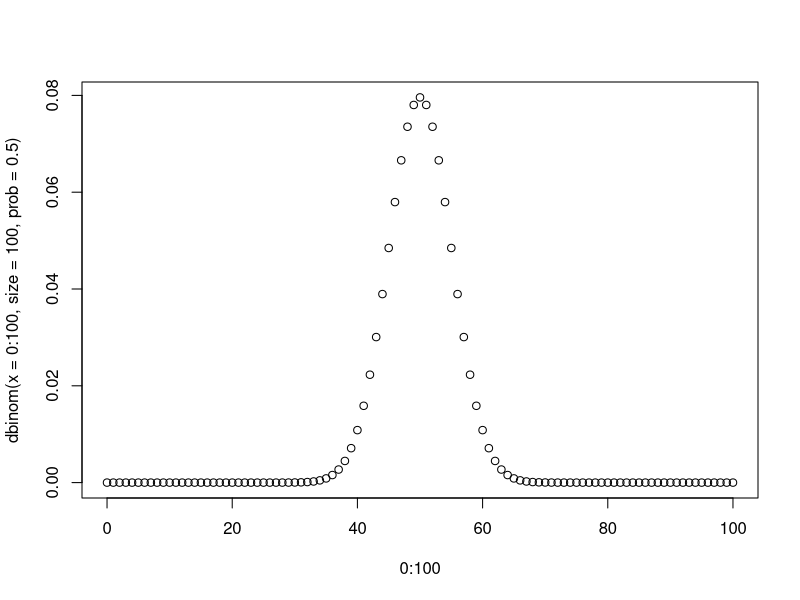

Reproduce this figure in R. (Note: this script raises an error after producing the figure.)

# goal: apply above to group difference in proportions

### (i) see what we're workin w here ------------------------------------------

# binomial distribution

# example from docs: 
# compute P(45 < X < 55) for X Binomial(100,0.5)
# sum(dbinom(46:54, 100, 0.5))

# prob of x successes in size trials, w prob .5(???)
plot(0:100, dbinom(x=0:100, size=100, prob=.5))


# look at a smooth curve of logodds
plot(logodds_to_prob, from=-5, to=5)
# some reference points
logodds_to_prob(2)  # ~~~> .88
logodds_to_prob(1)  # ~~~> .73
logodds_to_prob(0)  # ~~~> .50
logodds_to_prob(-1) # ~~~> .26
logodds_to_prob(-2) # ~~~> .12

# look at a smooth curve of prob (inverse of above)
plot(prob_to_logodds, from=.01, to=.99)
# some reference points (note that: 0 ~~> -Inf; 1 ~~> Inf)
prob_to_logodds(.1)  # ~~~> -2.2
prob_to_logodds(.25) # ~~~> -1.1
prob_to_logodds(.5)  # ~~~>  0
prob_to_logodds(.75) # ~~~>  1.1
prob_to_logodds(.9)  # ~~~>  2.2

### (ii) prep the data --------------------------------------------------------

# simulate some fake data: 
#   n = num trials per group; p* = proportion success in group *

# the params
n <- 100; p1 <- .75; p2 <- .5

# the data:
g1 <- rbinom(n, size=1, prob=p1); g2 <- rbinom(n, size=1, prob=p2)

# the data in a convenient format: 
dat <- data.frame(
  success  = c(g1, g2),
  group    = rep(c("g1", "g2"), each=n),
  group_cc = rep(c(-1,1), each=n),
  stringsAsFactors=FALSE
)

# plot it + summarize linear model
barplot(table(dat$success, dat$group))

# look at diff in proportion across groups
dat %>% group_by(group) %>% summarize(
  prop=mean(success)
) %>% data.frame() %T>% print() %>% summarize(prop_diff = abs(diff(prop)))

# look at a regular logistic model w treatment coding
(fitTC <- glm(success ~ group, data=dat, family=binomial(link="logit"))) %>% 
  summary() %$% coefficients[, "Estimate"] %>% round(2) %T>% 
  print() %>% logodds_to_prob()

# look at same mod w contrast coding
(fitCC <- glm(success ~ group_cc, data=dat, family=binomial(link="logit"))) %>% 
  summary() %$% coefficients[, "Estimate"] %>% round(2) %T>% 
  print() %>% logodds_to_prob()

# look at true vs fitted
fitTC$fitted.values %>% round(2) %>% table()
fitCC$fitted.values %>% round(2) %>% table()

# plot the residuals for each mod (they're basically the same...)
(dat$success - fitTC$fitted.values) %>% hist() 
(dat$success - fitCC$fitted.values) %>% hist() 









# our likelihood func shd be equivalent-ish to `logLik()`.
# it takes three param values, num trials, prop1, prop2
# it returns the sum of their densities on respective binomial curves(?)


# product from i = (1:n) of: p^x_i * (1 - p)^(1-x_i)
# (but on log scale it's the sum(???))
likhoodP <- function(x, p, n=length(x)){
  # should get this working w dbinom()???
  # dbinom(x, size=n, prob=p, log=TRUE)
  loglik <- sum(log(p^x * ((1 - p)^(1-x))))
  return(loglik)
}

# this works -- equivalent to logLik() on fitTC
c(paste0("the logLik() val for fitTC: ", (logLik(fitTC) %>% round(1))),
  paste0("the logLik() val for fitCC: ", (logLik(fitCC) %>% round(1))),
  paste0("the lhP() vals by group:    ", 
         ((likhoodP(x=dat$success[dat$group=="g1"], p=p1) + 
             likhoodP(x=dat$success[dat$group=="g2"], p=p2)) %>% round(1))))


priorP <- function(th_p, n, logscale=TRUE){
  prior_p <- dbinom(x=1:n, size=n, prob=th_p, log=logscale)
  return(sum(prior_p))
}
# look at the prior for the actual vals??????
priorP(p1, n)


posteriorP <- function(th_p, g, logscale=TRUE){
  likhood <- likhoodP(g, th_p, length(g))
  prior <- priorP(th_p, n=length(g))
  # sum them and return
  return(likhood + prior)
}
# check that they're the same (tho not rly *that* informative tbh)
(posteriorP(p1, g1) %T>% print()) == (likhoodP(g1, p1) + priorP(p1, length(g1)))

propopoP <- function(th_p, drawdist_sd=.25){
  draw <- rnorm(1, mean=th_p, sd=drawdist_sd)
  while (draw > 1 | draw < 0){
    draw <- rnorm(1, mean=th_p, sd=drawdist_sd)
  }
  return(draw)
}

# the propopo func draws a "reasonable" value for a single param th_p, 
# by generating a single random number from 
# the parameter space, defined by: 
#     N(mean=th_p, sd=drawdist_sd)
c(paste0("draw from p1 param space: ", (propopoP(th_p=p1) %>% round(3))),
  paste0("draw from p1 param space: ", (propopoP(th_p=p2) %>% round(3))))



# can step in w: 
# params=c(p1,p2); start=c(.5,.6); numit=1e3

mcmcP <- function(param, data, start, numit, burnin_prop=NULL){
  # what happens is that 
  # - we initialize a [numit*length(params)] container `chain`; 
  chain <- matrix(rep(NA, (numit+1)*length(param)), ncol=length(param))
  
  # - we fill the first row of `chain` with the initial values `start`; 
  chain[1, ] <- start
  
  # - we then loop over the vector 1,2,...,numit, where for each x:
  for (x in seq_len(numit)){
    # >> `proposal` = apply propopo_ to x'th row (e.g. `start` when x=1); 
    proposal <- propopoP(th_p=param)
    
    ### NOTE: WE ARE FILLING IN THE DATA IN THIS STEP -- WANT TO ABSTRACT IT OUT
    ### NOTE: WE ARE FILLING IN THE DATA IN THIS STEP -- WANT TO ABSTRACT IT OUT
    ### NOTE: WE ARE FILLING IN THE DATA IN THIS STEP -- WANT TO ABSTRACT IT OUT
    
    # >> apply `posterior()` to `proposal` and to the x-th row (get two vals);
    postdraw   <- posteriorP(proposal, data)
    postdraw_x <- posteriorP(chain[x,1], data)
    
    # >> `prob` = the exponentiated diff between the two posterior draws; 
    #     [this is the probability that proposal is likelier than current row]
    prob <- exp(postdraw - postdraw_x)
    
    # if we randomly pick a number smaller than prob, 
    if (runif(1) < prob){
      # accept the propoposal 
      chain[x+1, 1] <- postdraw1
      chain[x+1, 2] <- postdraw2
    } else {
      # otherwise keep the current chain vals
      chain[x+1, ] <- chain[x, ]
    }
    
  }
}

chain <- mcmcP(params=c(p1,p2), start=c(.5,.5), numit=1e3)



(chain <- mh_mcmc_(start=c(3, 1, 5), numit=20000, burnin_prop=.25)) %>% 
  plot_mcmc_(title=ptit, accept=bott) %>% ggsave(
    filename="boosh-mcmc.png", height=6, width=9, units="in"
  )





